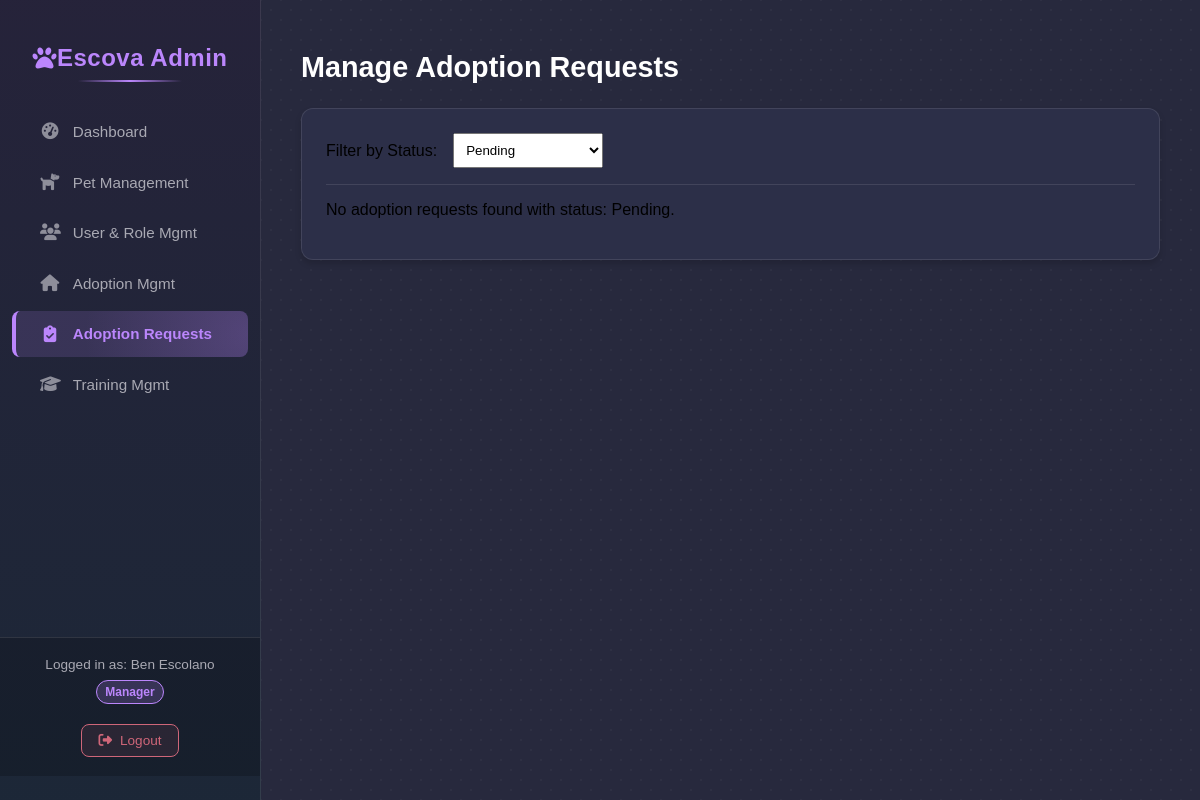
/admin/manage_adoption_requests.php (signed in), run on an earlier commit of the app's database.
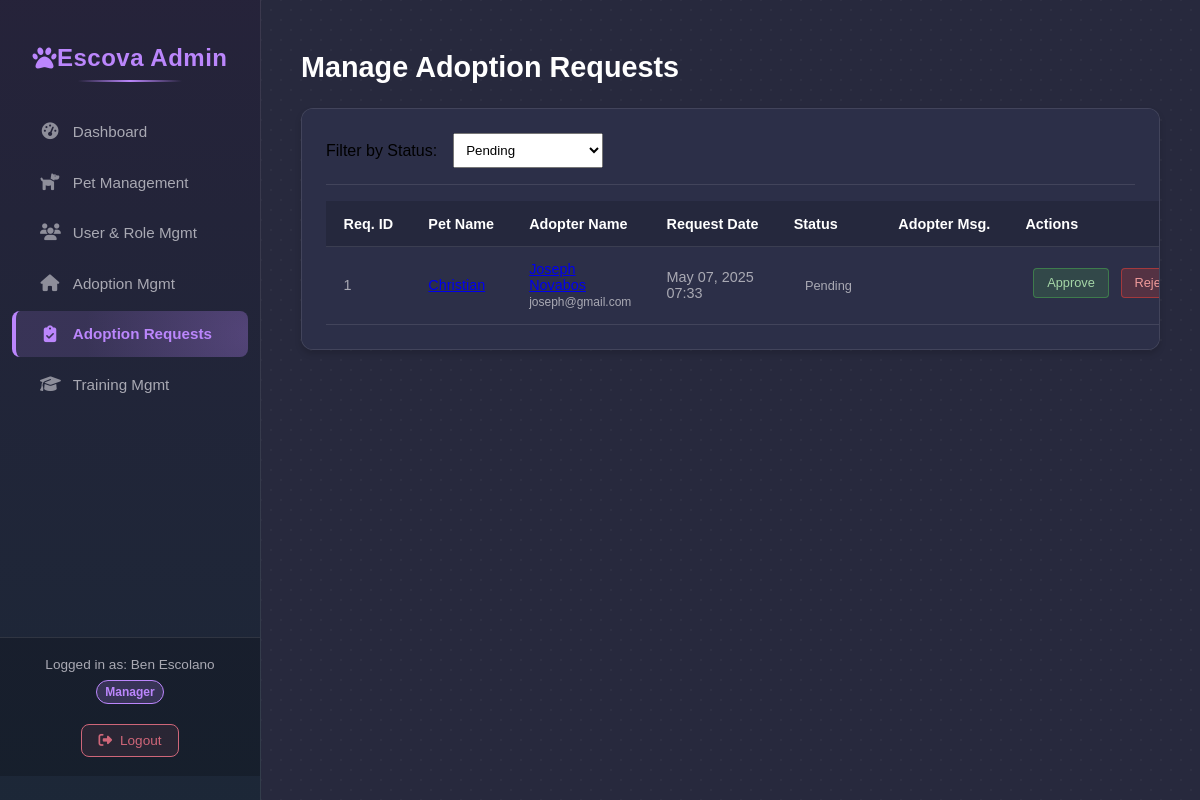
And on a later commit of the database.
### tables this page shows
CREATE TABLE `tbladoptionrequest` (
  `request_id` int(11) NOT NULL,
  `pet_id` int(11) NOT NULL,
  `adopter_user_id` int(11) NOT NULL,
  `request_date` timestamp NOT NULL DEFAULT current_timestamp(),
  `status` enum('Pending','Approved','Rejected','Cancelled') NOT NULL DEFAULT 'Pending',
  `adopter_message` text DEFAULT NULL,
  `admin_notes` text DEFAULT NULL,
  `processed_by_admin_id` int(11) DEFAULT NULL,
  `processed_date` timestamp NULL DEFAULT NULL
);

CREATE TABLE `tblpet` (
  `pet_id` int(11) NOT NULL,
  `name` varchar(50) DEFAULT NULL,
  `breed_id` int(11) DEFAULT NULL,
  `age` int(11) DEFAULT NULL,
  `health_status` varchar(100) DEFAULT NULL,
  `adoption_status` enum('Available','Adopted') DEFAULT NULL,
  `pet_image` varchar(255) DEFAULT NULL,
  `created_at` timestamp NOT NULL DEFAULT current_timestamp(),
  `updated_at` timestamp NOT NULL DEFAULT current_timestamp() ON UPDATE current_timestamp()
);

CREATE TABLE `tbluser` (
  `user_id` int(11) NOT NULL,
  `name` varchar(100) DEFAULT NULL,
  `phone` varchar(20) DEFAULT NULL,
  `email` varchar(100) DEFAULT NULL,
  `address` varchar(255) DEFAULT NULL,
  `user_type` enum('Adopter','Personnel') DEFAULT NULL,
  `password` varchar(255) NOT NULL,
  `created_at` timestamp NOT NULL DEFAULT current_timestamp(),
  `updated_at` timestamp NOT NULL DEFAULT current_timestamp() ON UPDATE current_timestamp()
);

### admin/admin_logic.php (called while the page is built, shortened)
<?php
function getAdoptionRequestsAdmin($status = null) {
    $conn = getDbConnection();
    $requests = [];
    $sql = "SELECT ar.request_id, ar.request_date, ar.status, ar.adopter_message, ar.admin_notes,
                   p.pet_id, p.name AS pet_name, p.pet_image,
                   u.user_id AS adopter_user_id, u.name AS adopter_name, u.email AS adopter_email,
                   admin_u.name AS processed_by_admin_name
            FROM tbladoptionrequest ar
            JOIN tblpet p ON ar.pet_id = p.pet_id
            JOIN tbluser u ON ar.adopter_user_id = u.user_id
            LEFT JOIN tbluser admin_u ON ar.processed_by_admin_id = admin_u.user_id";
    $params = [];
    $types = "";
    if ($status !== null && in_array($status, ['Pending', 'Approved', 'Rejected', 'Cancelled'])) {
        $sql .= " WHERE ar.status = ?";
        $params[] = $status;
        $types .= "s";
    }
    $sql .= " ORDER BY ar.request_date DESC";
    $stmt = $conn->prepare($sql);
    if ($stmt) {
        if (!empty($params)) {
            $stmt->bind_param($types, ...$params);
        }
        $stmt->execute();
        $result = $stmt->get_result();
        if ($result) {
            while ($row = $result->fetch_assoc()) {
                $requests[] = $row;
            }
        } else {
            error_log("Error fetching adoption requests: " . $stmt->error);
        }
    } else {
        error_log("Prepare failed for getAdoptionRequestsAdmin: " . $conn->error);
    }
    return $requests;
}
?>

### admin/manage_adoption_requests.php (the view, shortened to what this page needs)
<?php
$pageTitle = "Manage Adoption Requests";
$status_filter = $_GET['status_filter'] ?? 'Pending';
$requests = getAdoptionRequestsAdmin($status_filter === 'All' ? null : $status_filter);
require_once('partials/header.php');
?>
<h1><?php echo $pageTitle; ?></h1>
<div class="admin-table-section">
    <div style="margin-bottom: 1rem; padding-bottom:1rem; border-bottom:1px solid var(--divider-border);">
        <form action="manage_adoption_requests.php" method="GET" style="display:flex; gap:1rem; align-items:center;">
            <label for="status_filter">Filter by Status:</label>
            <select name="status_filter" id="status_filter" onchange="this.form.submit()" class="form-group" style="padding:0.5rem; min-width:150px; margin-bottom:0;">
                <option value="Pending" <?php echo ($status_filter === 'Pending') ? 'selected' : ''; ?>>Pending</option>
            </select>
        </form>
    </div>
    <?php if (empty($requests)): ?>
        <p>No adoption requests found<?php echo ($status_filter !== 'All' ? ' with status: ' . htmlspecialchars($status_filter) : ''); ?>.</p>
    <?php else: ?>
        <table class="admin-table">
            <thead>
                <tr>
                    <th>Req. ID</th>
                    <th>Pet Name</th>
                    <th>Adopter Name</th>
                    <th>Request Date</th>
                    <th>Status</th>
                    <th>Adopter Msg.</th>
                    <th>Actions</th>
                </tr>
            </thead>
            <tbody>
                <?php foreach ($requests as $request): ?>
                    <tr>
                        <td><?php echo $request['request_id']; ?></td>
                        <td>
                            <a href="edit_pet.php?id=<?php echo $request['pet_id']; ?>" title="View Pet">
                                <?php echo htmlspecialchars($request['pet_name']); ?>
                            </a>
                        </td>
                        <td>
                            <a href="edit_user.php?id=<?php echo $request['adopter_user_id']; ?>" title="View User">
                                <?php echo htmlspecialchars($request['adopter_name']); ?>
                            </a><br>
                            <small><?php echo htmlspecialchars($request['adopter_email']); ?></small>
                        </td>
                        <td><?php echo date('M d, Y H:i', strtotime($request['request_date'])); ?></td>
                        <td>
                            <span class="health-status <?php echo strtolower(htmlspecialchars($request['status'])); ?>">
                                <?php echo htmlspecialchars($request['status']); ?>
                            </span>
                        </td>
                        <td style="max-width:200px; overflow:hidden; text-overflow:ellipsis; white-space:nowrap;" title="<?php echo htmlspecialchars($request['adopter_message'] ?? ''); ?>">
                        </td>
                        <td class="actions">
                            <?php if ($request['status'] === 'Pending'): ?>
                                <form action="manage_adoption_requests.php?status_filter=<?php echo htmlspecialchars($status_filter); ?>" method="POST" style="display: inline-block; margin-bottom: 5px;">
                                    <input type="hidden" name="admin_notes" value=""> <button type="submit" name="action" value="approve_request" class="action-btn view" onclick="return confirm('Are you sure you want to APPROVE this adoption request? This will mark the pet as adopted.');">Approve</button>
                                </form>
                                <form action="manage_adoption_requests.php?status_filter=<?php echo htmlspecialchars($status_filter); ?>" method="POST" style="display: inline-block;">
                                     <input type="hidden" name="admin_notes" value=""> <button type="submit" name="action" value="reject_request" class="action-btn delete" onclick="return confirm('Are you sure you want to REJECT this adoption request?');">Reject</button>
                                </form>
                            <?php else: ?>
                                <small>Processed by <?php echo htmlspecialchars($request['processed_by_admin_name'] ?? 'N/A'); ?></small>
                            <?php endif; ?>
                            </td>
                    </tr>
                <?php endforeach; ?>
            </tbody>
        </table>
    <?php endif; ?>
</div>
<?php
require_once('partials/footer.php');
?>

### admin/partials/header.php (shortened to what this page needs)
<!DOCTYPE html>
<html lang="en">
<head>
    <link rel="stylesheet" href="../public/css/admin_styles.css">
    <link rel="stylesheet" href="../public/css/admin_details_page.css">
    <link rel="stylesheet" href="../public/css/admin_manage_role.css">
    <link rel="stylesheet" href="../public/css/admin_dashboard_inline.css">
    <link rel="stylesheet" href="https://cdnjs.cloudflare.com/ajax/libs/font-awesome/6.4.0/css/all.min.css">
</head>
<body>
    <div class="admin-dashboard">
        <aside class="admin-sidebar">
            <h2><i class="fas fa-paw"></i> Escova Admin</h2>
            <nav class="admin-nav">
                <ul>
                    <?php
                        $currentPage = basename($_SERVER['SCRIPT_NAME']);
                    ?>
                    <li><a href="index.php" class="<?= ($currentPage == 'index.php') ? 'active' : '' ?>">
                        <i class="fas fa-tachometer-alt"></i> <span>Dashboard</span>
                    </a></li>
                    <li><a href="manage_pets.php" class="<?= ($currentPage == 'manage_pets.php' || $currentPage == 'edit_pet.php') ? 'active' : '' ?>">
                        <i class="fas fa-dog"></i> <span>Pet Management</span>
                    </a></li>
                    <li><a href="manage_users.php" class="<?= ($currentPage == 'manage_users.php' || $currentPage == 'manage_roles.php') ? 'active' : '' ?>">
                        <i class="fas fa-users"></i> <span>User & Role Mgmt</span>
                    </a></li>
                    <li><a href="manage_adoptions.php" class="<?= ($currentPage == 'manage_adoptions.php') ? 'active' : '' ?>">
                        <i class="fas fa-home"></i> <span>Adoption Mgmt</span>
                    </a></li>
<li><a href="manage_adoption_requests.php" class="<?= ($currentPage == 'manage_adoption_requests.php') ? 'active' : '' ?>"> <i class="fas fa-clipboard-check"></i> <span>Adoption Requests</span>
</a></li>
                    <li><a href="manage_training.php" class="<?= ($currentPage == 'manage_training.php') ? 'active' : '' ?>">
                        <i class="fas fa-graduation-cap"></i> <span>Training Mgmt</span>
                    </a>
                </ul>
            </nav>
            <div class="admin-footer">
                <div>Logged in as: <?php echo htmlspecialchars($_SESSION['user_name']); ?></div>
                <span class="role-badge"><?php echo htmlspecialchars($_SESSION['personnel_role']); ?></span>
                <a href="../logout.php"><i class="fas fa-sign-out-alt"></i> Logout</a>
            </div>
        </aside>
        <main class="admin-main-content">

### admin/partials/footer.php (shortened to what this page needs)
            </main> </div> <script src="https://cdn.jsdelivr.net/npm/chart.js@4.4.2/dist/chart.umd.min.js"></script>
    </body>
</html>

What changed in the data, as far as the page shows it:
added tbladoptionrequest: request_id "1", pet.name "Christian", adopter_user.name "Joseph Novabos", adopter_user.email "joseph@gmail.com", request_date "May 07, 2025 07:33", status "Pending"
Also different on the page:
$status_filter: "Pending" → (not shown)
text no longer shown: "No adoption requests found with status: ."
text now shown: "Req. ID Pet Name Adopter Name Request Date Status Adopter Msg. Actions"
